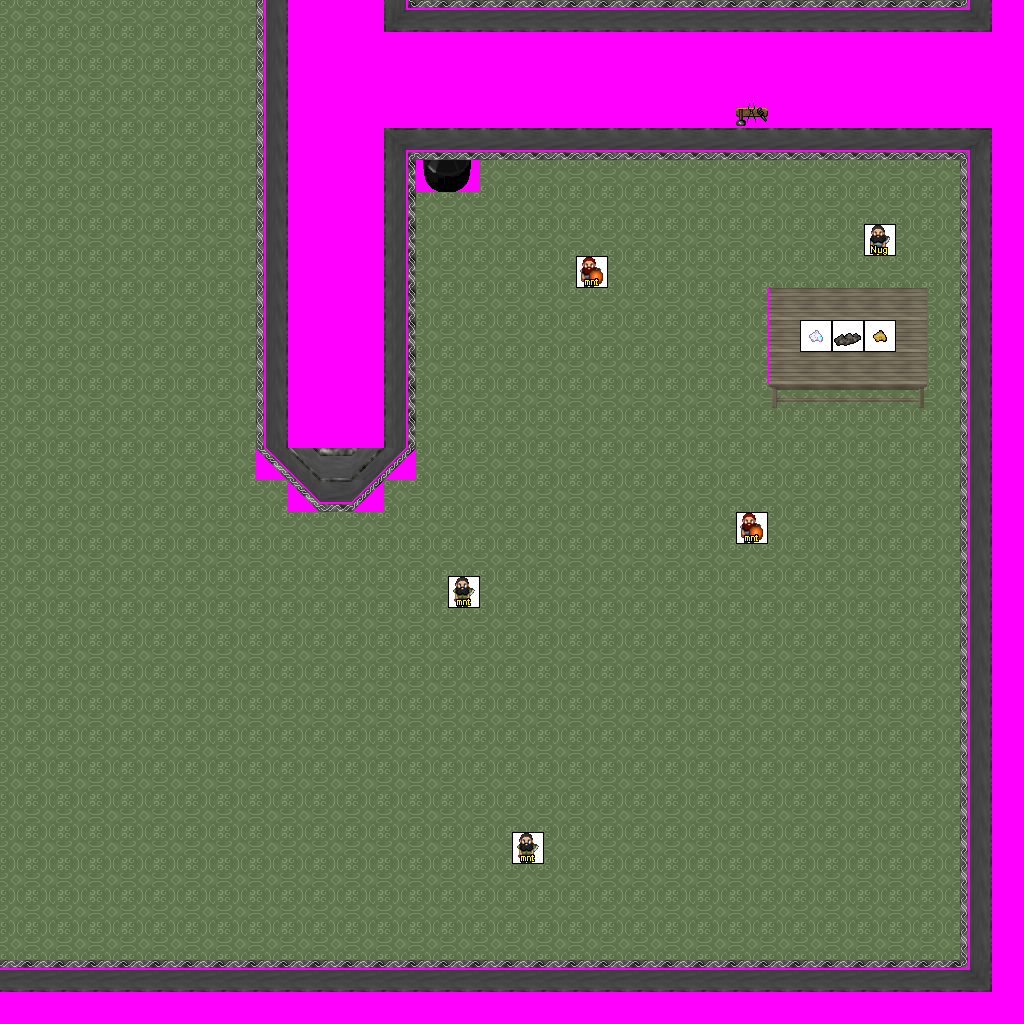

Rendered tile map (Tiled .tmx) drawn with the repository's tilesets; below, a short description and the map source with its tile grids summarised:
An orthogonal 32x32 tile map with 32x32 px tiles, 7 tile layers (Ground, Objects, Above, Walkable, ...), 10 tilesets and 4 objects (2x newmap, from_east_0, from_south_0).

<map version="1.0" orientation="orthogonal" width="32" height="32" tilewidth="32" tileheight="32">
 <tileset firstgid="1" name="logic_creature_mountain_dwarf" tilewidth="32" tileheight="32">
  <image source="../drawable/logic_creature_mountain_dwarf.png" width="160" height="32" />
 </tileset>
 <tileset firstgid="6" name="furniture_table_grey_fancy_horizontal" tilewidth="32" tileheight="32">
  <image source="../drawable/furniture_table_grey_fancy_horizontal.png" width="96" height="96" />
 </tileset>
 <tileset firstgid="15" name="item_pot_huge_pot" tilewidth="32" tileheight="32">
  <image source="../drawable/item_pot_huge_pot.png" width="64" height="64" />
 </tileset>
 <tileset firstgid="19" name="item_tools" tilewidth="32" tileheight="32">
  <image source="../drawable/item_tools.png" width="96" height="96" />
 </tileset>
 <tileset firstgid="28" name="logic_item_resources" tilewidth="32" tileheight="32">
  <image source="../drawable/logic_item_resources.png" width="192" height="32" />
 </tileset>
 <tileset firstgid="34" name="furniture_other_tools_rack" tilewidth="32" tileheight="32">
  <image source="../drawable/furniture_other_tools_rack.png" width="96" height="64" />
 </tileset>
 <tileset firstgid="40" name="logic_creature_dwarf" tilewidth="32" tileheight="32">
  <image source="../drawable/logic_creature_dwarf.png" width="256" height="32" />
 </tileset>
 <tileset firstgid="48" name="ground_indoor_floor" tilewidth="32" tileheight="32">
  <image source="../drawable/ground_indoor_floor.png" width="96" height="32" />
 </tileset>
 <tileset firstgid="51" name="building_wall_int_grey" tilewidth="32" tileheight="32">
  <image source="../drawable/building_wall_int_grey.png" width="352" height="352" />
 </tileset>
 <tileset firstgid="172" name="walkable_sentinel" tilewidth="32" tileheight="32">
  <image source="../drawable/walkable_sentinel.png" width="32" height="32" />
 </tileset>
 <layer name="Ground" width="32" height="32">
  <data>[1024 cells, 1024 non-empty, 19 distinct tile ids]</data>
 </layer>
 <layer name="Objects" width="32" height="32">
  <data>[1024 cells, 8 non-empty, 8 distinct tile ids]</data>
 </layer>
 <layer name="Above" width="32" height="32">
  <data>[1024 cells, 4 non-empty, 4 distinct tile ids]</data>
 </layer>
 <layer name="Walkable" width="32" height="32">
  <data>[1024 cells, 304 non-empty, 1 distinct tile ids]</data>
 </layer>
 <layer name="Objects_stendhal" width="32" height="32">
  <data>[1024 cells, 150 non-empty, 23 distinct tile ids]</data>
 </layer>
 <layer name="Above_stendhal" width="32" height="32">
  <data>[1024 cells, 0 non-empty, 0 distinct tile ids]</data>
 </layer>
 <layer name="Objects_stendhal2" width="32" height="32">
  <data>[1024 cells, 8 non-empty, 6 distinct tile ids]</data>
 </layer>
 <objectgroup name="Mapevents" width="32" height="32">
  <object name="exit_west_0" type="newmap" x="0" y="0" width="32" height="960">
   <properties>
    <property name="map" value="level_1_ados_abandoned_keep_x2_y3" />
    <property name="place" value="from_west_0" />
   </properties>
  </object>
  <object name="exit_north_0" type="newmap" x="0" y="0" width="256" height="32">
   <properties>
    <property name="map" value="level_1_ados_abandoned_keep_x3_y2" />
    <property name="place" value="from_north_0" />
   </properties>
  </object>
 </objectgroup>
 <objectgroup name="Spawn" width="32" height="32">
  <object name="from_east_0" x="0" y="480" width="32" height="32" />
  <object name="from_south_0" x="128" y="0" width="32" height="32" />
 </objectgroup>
 <objectgroup name="Keys" width="32" height="32" />
 <objectgroup name="Replace" width="32" height="32" />
</map>
